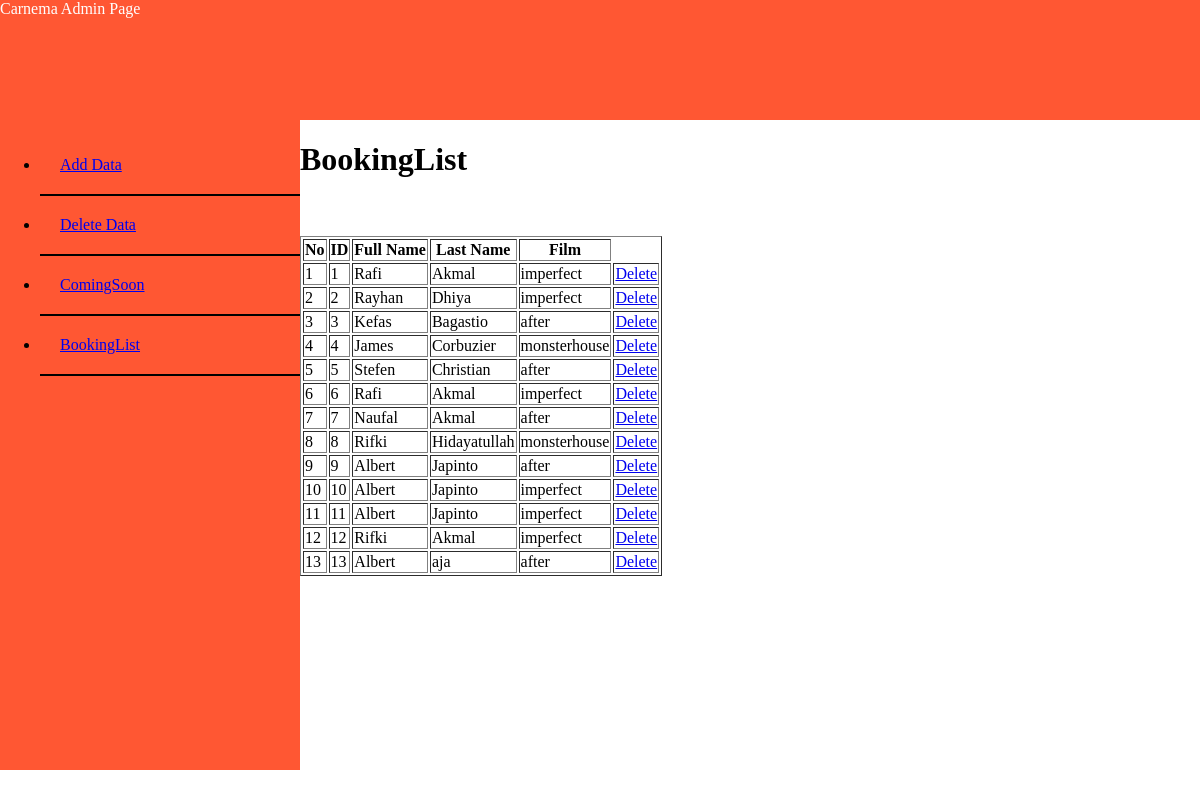
Screenshot of /admin/bookinglist.php with the database file from the repository.
### tables this page shows
CREATE TABLE `booking` (
  `id` int(11) NOT NULL,
  `fname` varchar(50) NOT NULL,
  `lname` varchar(50) NOT NULL,
  `film` varchar(50) NOT NULL
);

### admin/bookinglist.php (the view, shortened to what this page needs)
<html>
<head>
</head>
<body>
<div id="Header">
Carnema Admin Page
</div>
<div id="sidebar">
<ul>
<li><a href="upload_form.php">Add Data</a></li>
<li><a href="movie_list.php">Delete Data</a></li>
<li><a href="upload_form2.php">ComingSoon  </a> </li>
<li><a href="bookinglist.php">BookingList</a> </li>
</ul>
</div>
<div id="data">
<?php
$a = "mysql:host=localhost;dbname=carnema_db";
$b = "root";
$c = "";
$kunci = new PDO($a, $b, $c);
$sql = "SELECT * FROM booking";
$hasil = $kunci->prepare($sql);
$hasil->execute();
?>
<h1>BookingList</h1>
<br></br>
<table border="1">
    <tr>
    <th>No</th>
    <th>ID</th>
    <th>Full Name</th>
    <th>Last Name</th>
    <th>Film</th>
    </tr>
    <?php
$i = 1;
while($row = $hasil->fetch()):
?>
<tr>
    <td><?= $i; ?></td>
    <td><?php echo $row['id']; ?></td>
    <td><?php echo $row['fname']; ?></td>
    <td><?php echo $row['lname']; ?></td>
    <td><?php echo $row['film']; ?></td>
    <td>
    <a href="delete.php?id=<?= $row['id'] ?>">Delete</a>
    </td>
</tr>
<?php
$i++;
endwhile;
?>
</table>
</div>
</body>
</html>

### admin/bookinglist.php (style rules this page uses)
body { margin: 0px; border: 0px; }
#header { width: 100%; height: 120px; background: #FF5733; color: white; }
#sidebar { width: 300px; height: 650px; background: #FF5733; float: left; }
#data { height: 600px; background: white; }
ul li { padding: 20px; border-bottom: 2px solid black; }

### rows the page displays
booking: id "1", fname "Rafi", lname "Akmal", film "imperfect"
booking: id "2", fname "Rayhan", lname "Dhiya", film "imperfect"
booking: id "3", fname "Kefas", lname "Bagastio", film "after"
booking: id "4", fname "James", lname "Corbuzier", film "monsterhouse"
booking: id "5", fname "Stefen", lname "Christian", film "after"
booking: id "6", fname "Rafi", lname "Akmal", film "imperfect"
booking: id "7", fname "Naufal", lname "Akmal", film "after"
booking: id "8", fname "Rifki", lname "Hidayatullah", film "monsterhouse"
booking: id "9", fname "Albert", lname "Japinto", film "after"
booking: id "10", fname "Albert", lname "Japinto", film "imperfect"
booking: id "11", fname "Albert", lname "Japinto", film "imperfect"
booking: id "12", fname "Rifki", lname "Akmal", film "imperfect"
booking: id "13", fname "Albert", lname "aja", film "after"
